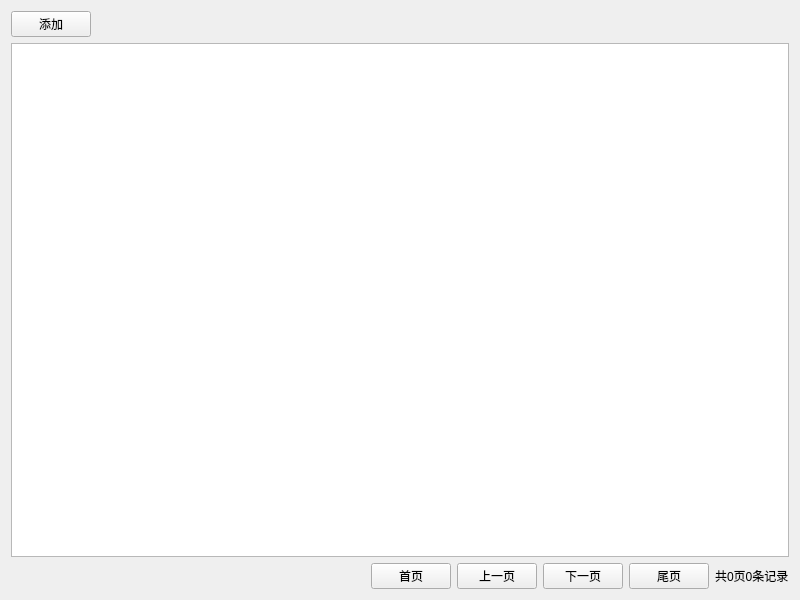
<?xml version="1.0" encoding="UTF-8"?>
<ui version="4.0">
 <class>EmployeeList</class>
 <widget class="QWidget" name="EmployeeList">
  <property name="geometry">
   <rect>
    <x>0</x>
    <y>0</y>
    <width>800</width>
    <height>600</height>
   </rect>
  </property>
  <property name="windowTitle">
   <string>Form</string>
  </property>
  <layout class="QVBoxLayout" name="verticalLayout">
   <item>
    <widget class="QPushButton" name="btnAdd">
     <property name="sizePolicy">
      <sizepolicy hsizetype="Maximum" vsizetype="Fixed">
       <horstretch>0</horstretch>
       <verstretch>0</verstretch>
      </sizepolicy>
     </property>
     <property name="text">
      <string>添加</string>
     </property>
    </widget>
   </item>
   <item>
    <widget class="QTableView" name="employeeList"/>
   </item>
   <item>
    <layout class="QHBoxLayout" name="horizontalLayout">
     <item>
      <spacer name="horizontalSpacer">
       <property name="orientation">
        <enum>Qt::Horizontal</enum>
       </property>
       <property name="sizeHint" stdset="0">
        <size>
         <width>40</width>
         <height>20</height>
        </size>
       </property>
      </spacer>
     </item>
     <item>
      <widget class="QPushButton" name="btnPageFirst">
       <property name="text">
        <string>首页</string>
       </property>
      </widget>
     </item>
     <item>
      <widget class="QPushButton" name="btnPagePrev">
       <property name="text">
        <string>上一页</string>
       </property>
      </widget>
     </item>
     <item>
      <widget class="QPushButton" name="btnPageNext">
       <property name="text">
        <string>下一页</string>
       </property>
      </widget>
     </item>
     <item>
      <widget class="QPushButton" name="btnPageLast">
       <property name="text">
        <string>尾页</string>
       </property>
      </widget>
     </item>
     <item>
      <widget class="QLabel" name="labPageInfo">
       <property name="text">
        <string>共0页0条记录</string>
       </property>
      </widget>
     </item>
    </layout>
   </item>
  </layout>
 </widget>
 <resources/>
 <connections/>
</ui>
